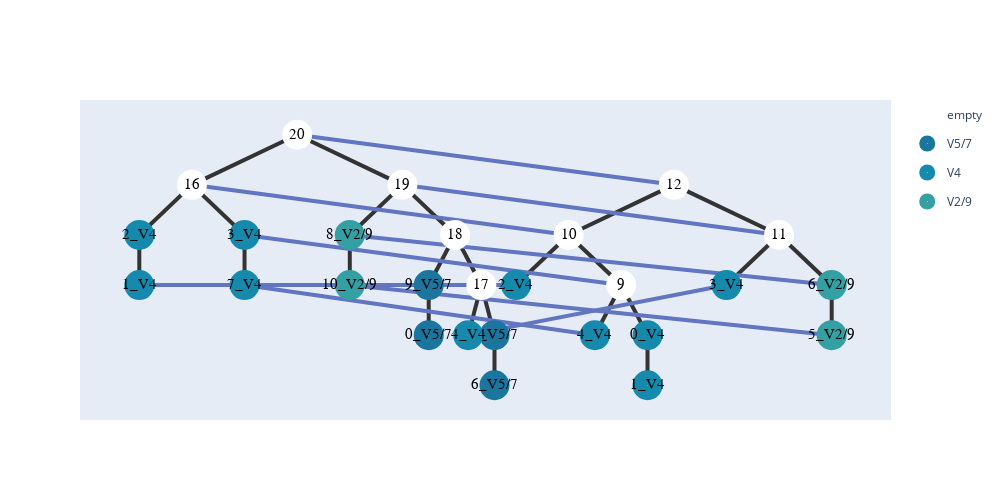

Notebook source saved alongside this figure:
### Code cell
.show_fig()

### Figure 1 — Plotly figure (JSON) as saved in the notebook; plotly's stock layout.template omitted (floating-point values rounded to 4 significant figures)
{"data": [{"hoverinfo": "text", "hovertext": ["connect 12", "connect 10", "connect 11", "connect Empty", "connect Empty", "connect 20", "connect 16", "connect 3_V4", "connect 19"], "legendgroup": "empty", "marker": {"color": "#fff", "size": 30, "symbol": "circle-dot"}, "mode": "markers+text", "name": "empty", "text": ["20", "16", "19", "18", "17", "12", "10", "9", "11"], "textfont": {"color": "#000000", "family": "sans serif", "size": 15}, "type": "scatter", "x": [10.5, 5.75, 15.25, 17.62, 18.81, 27.5, 22.75, 25.12, 32.25], "y": [5, 3.5, 3.5, 2, 0.5, 3.5, 2, 0.5, 2]}, {"hoverinfo": "text", "hovertext": ["connect Empty", "connect Empty", "connect Empty", "connect Empty"], "legendgroup": "V5/7", "marker": {"color": "#1a759f", "size": 30, "symbol": "circle-dot"}, "mode": "markers+text", "name": "V5/7", "text": ["9_V5/7", "0_V5/7", "5_V5/7", "6_V5/7"], "textfont": {"color": "#000000", "family": "sans serif", "size": 15}, "type": "scatter", "x": [16.44, 16.44, 19.41, 19.41], "y": [0.5, -1, -1, -2.5]}, {"hoverinfo": "text", "hovertext": ["connect Empty", "connect 2_V4", "connect 9", "connect 4_V4", "connect 3_V4", "connect 1_V4", "connect 7_V4", "connect Empty", "connect Empty", "connect 4_V4"], "legendgroup": "V4", "marker": {"color": "#168aad", "size": 30, "symbol": "circle-dot"}, "mode": "markers+text", "name": "V4", "text": ["2_V4", "1_V4", "3_V4", "7_V4", "4_V4", "2_V4", "4_V4", "0_V4", "1_V4", "3_V4"], "textfont": {"color": "#000000", "family": "sans serif", "size": 15}, "type": "scatter", "x": [3.375, 3.375, 8.125, 8.125, 18.22, 20.38, 23.94, 26.31, 26.31, 29.88], "y": [2, 0.5, 2, 0.5, -1, 0.5, -1, -1, -2.5, 0.5]}, {"hoverinfo": "text", "hovertext": ["connect 6_V2/9", "connect 5_V2/9", "connect 8_V2/9", "connect 10_V2/9"], "legendgroup": "V2/9", "marker": {"color": "#34a0a4", "size": 30, "symbol": "circle-dot"}, "mode": "markers+text", "name": "V2/9", "text": ["8_V2/9", "10_V2/9", "6_V2/9", "5_V2/9"], "textfont": {"color": "#000000", "family": "sans serif", "size": 15}, "type": "scatter", "x": [12.88, 12.88, 34.62, 34.62], "y": [2, 0.5, 0.5, -1]}], "layout": {"height": 500, "shapes": [{"layer": "below", "line": {"color": "#333", "width": 4}, "type": "line", "x0": 10.5, "x1": 10.5, "y0": 5, "y1": 5}, {"layer": "below", "line": {"color": "#333", "width": 4}, "type": "line", "x0": 10.5, "x1": 5.75, "y0": 5, "y1": 3.5}, {"layer": "below", "line": {"color": "#333", "width": 4}, "type": "line", "x0": 5.75, "x1": 3.375, "y0": 3.5, "y1": 2}, {"layer": "below", "line": {"color": "#333", "width": 4}, "type": "line", "x0": 3.375, "x1": 3.375, "y0": 2, "y1": 0.5}, {"layer": "below", "line": {"color": "#333", "width": 4}, "type": "line", "x0": 5.75, "x1": 8.125, "y0": 3.5, "y1": 2}, {"layer": "below", "line": {"color": "#333", "width": 4}, "type": "line", "x0": 8.125, "x1": 8.125, "y0": 2, "y1": 0.5}, {"layer": "below", "line": {"color": "#333", "width": 4}, "type": "line", "x0": 10.5, "x1": 15.25, "y0": 5, "y1": 3.5}, {"layer": "below", "line": {"color": "#333", "width": 4}, "type": "line", "x0": 15.25, "x1": 12.88, "y0": 3.5, "y1": 2}, {"layer": "below", "line": {"color": "#333", "width": 4}, "type": "line", "x0": 12.88, "x1": 12.88, "y0": 2, "y1": 0.5}, {"layer": "below", "line": {"color": "#333", "width": 4}, "type": "line", "x0": 15.25, "x1": 17.62, "y0": 3.5, "y1": 2}, {"layer": "below", "line": {"color": "#333", "width": 4}, "type": "line", "x0": 17.62, "x1": 16.44, "y0": 2, "y1": 0.5}, {"layer": "below", "line": {"color": "#333", "width": 4}, "type": "line", "x0": 16.44, "x1": 16.44, "y0": 0.5, "y1": -1}, {"layer": "below", "line": {"color": "#333", "width": 4}, "type": "line", "x0": 17.62, "x1": 18.81, "y0": 2, "y1": 0.5}, {"layer": "below", "line": {"color": "#333", "width": 4}, "type": "line", "x0": 18.81, "x1": 18.22, "y0": 0.5, "y1": -1}, {"layer": "below", "line": {"color": "#333", "width": 4}, "type": "line", "x0": 18.81, "x1": 19.41, "y0": 0.5, "y1": -1}, {"layer": "below", "line": {"color": "#333", "width": 4}, "type": "line", "x0": 19.41, "x1": 19.41, "y0": -1, "y1": -2.5}, {"layer": "below", "line": {"color": "#333", "width": 4}, "type": "line", "x0": 27.5, "x1": 27.5, "y0": 3.5, "y1": 3.5}, {"layer": "below", "line": {"color": "#333", "width": 4}, "type": "line", "x0": 27.5, "x1": 22.75, "y0": 3.5, "y1": 2}, {"layer": "below", "line": {"color": "#333", "width": 4}, "type": "line", "x0": 22.75, "x1": 20.38, "y0": 2, "y1": 0.5}, {"layer": "below", "line": {"color": "#333", "width": 4}, "type": "line", "x0": 22.75, "x1": 25.12, "y0": 2, "y1": 0.5}, {"layer": "below", "line": {"color": "#333", "width": 4}, "type": "line", "x0": 25.12, "x1": 23.94, "y0": 0.5, "y1": -1}, {"layer": "below", "line": {"color": "#333", "width": 4}, "type": "line", "x0": 25.12, "x1": 26.31, "y0": 0.5, "y1": -1}, {"layer": "below", "line": {"color": "#333", "width": 4}, "type": "line", "x0": 26.31, "x1": 26.31, "y0": -1, "y1": -2.5}, {"layer": "below", "line": {"color": "#333", "width": 4}, "type": "line", "x0": 27.5, "x1": 32.25, "y0": 3.5, "y1": 2}, {"layer": "below", "line": {"color": "#333", "width": 4}, "type": "line", "x0": 32.25, "x1": 29.88, "y0": 2, "y1": 0.5}, {"layer": "below", "line": {"color": "#333", "width": 4}, "type": "line", "x0": 32.25, "x1": 34.62, "y0": 2, "y1": 0.5}, {"layer": "below", "line": {"color": "#333", "width": 4}, "type": "line", "x0": 34.62, "x1": 34.62, "y0": 0.5, "y1": -1}, {"layer": "below", "line": {"color": "#6175c1", "width": 4}, "type": "line", "x0": 10.5, "x1": 27.5, "y0": 5, "y1": 3.5}, {"layer": "below", "line": {"color": "#6175c1", "width": 4}, "type": "line", "x0": 15.25, "x1": 32.25, "y0": 3.5, "y1": 2}, {"layer": "below", "line": {"color": "#6175c1", "width": 4}, "type": "line", "x0": 18.22, "x1": 29.88, "y0": -1, "y1": 0.5}, {"layer": "below", "line": {"color": "#6175c1", "width": 4}, "type": "line", "x0": 12.88, "x1": 34.62, "y0": 2, "y1": 0.5}, {"layer": "below", "line": {"color": "#6175c1", "width": 4}, "type": "line", "x0": 12.88, "x1": 34.62, "y0": 0.5, "y1": -1}, {"layer": "below", "line": {"color": "#6175c1", "width": 4}, "type": "line", "x0": 5.75, "x1": 22.75, "y0": 3.5, "y1": 2}, {"layer": "below", "line": {"color": "#6175c1", "width": 4}, "type": "line", "x0": 8.125, "x1": 25.12, "y0": 2, "y1": 0.5}, {"layer": "below", "line": {"color": "#6175c1", "width": 4}, "type": "line", "x0": 8.125, "x1": 23.94, "y0": 0.5, "y1": -1}, {"layer": "below", "line": {"color": "#6175c1", "width": 4}, "type": "line", "x0": 3.375, "x1": 20.38, "y0": 0.5, "y1": 0.5}], "width": 1000, "xaxis": {"showgrid": false, "showline": false, "showticklabels": false, "zeroline": false}, "yaxis": {"showgrid": false, "showline": false, "showticklabels": false, "zeroline": false}}}
